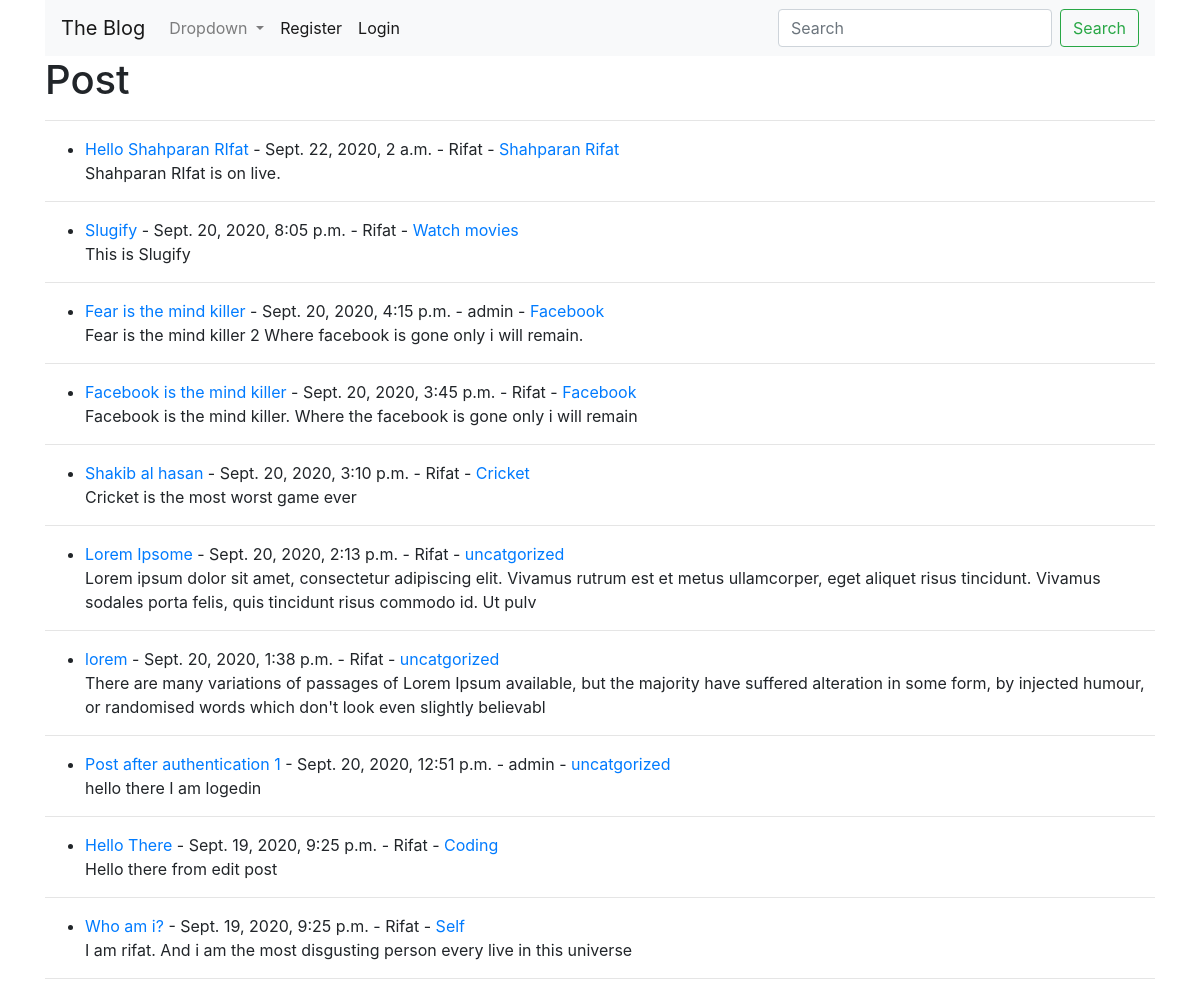
The page / on the database its author committed.
### theblog/models.py (models this page shows, shortened)
class Post(models.Model):
    title = models.CharField(max_length=128)
    author = models.ForeignKey(User, on_delete=models.CASCADE)
    category = models.CharField(max_length=128, default='uncatgorized')
    body = models.TextField()
    date = models.DateTimeField(auto_now_add=True)

### theblog/views.py (the view)
# urls.py: path('',HomeView.as_view(),name='home'),
class HomeView(ListView, CommonData):
    model = Post
    template_name = "theblog/index.html"
    context_object_name = 'blogs'
    ordering = ['-date']

### theblog/views.py (called while the page is built)
    def get_context_data(self,*args,**kwargs):
        cat_menu =Category.objects.all()
        context = super(CommonData,self).get_context_data(*args,**kwargs)
        context["cat_menu"] = cat_menu
        return context

### templates/theblog/index.html (shortened to what this page needs)
{% extends 'base.html' %}
{% block content %}
<h1>Post</h1>
<hr>
    {% for post in blogs %}
        <ul>
            {% if user.is_authenticated and user.id == post.author.id %}
                <li>
                    <a href="{% url 'post_url' post.pk %}" >{{post.title}}</a> - {{post.date}} - {{  post.author }} - <a href="{% url 'category_post_url' post.category %}">{{ post.category}}</a>
                </li>
                {{  post.body|slice:":200"|safe }}
                <a href="{% url 'update_url' post.pk %}" class="btn btn-warning">Edit</a> <a href="{% url 'delete_url' post.pk %}" class="btn btn-danger">Delete</a>
            {% else %}
                <li>
                    <a href="{% url 'post_url' post.pk %}" >{{post.title}}</a> - {{post.date}}  - {{  post.author }} - <a href="{% url 'category_post_url' post.category %}">{{ post.category}}</a>
                </li>
                {{  post.body|slice:":200"|safe }}
            {% endif %}
        </ul>
        <hr>
    {% endfor %}
{% endblock %}

### templates/base.html (shortened to what this page needs)
<!doctype html>
<html lang="en">
  <head>
    <link rel="stylesheet" href="https://stackpath.bootstrapcdn.com/bootstrap/4.5.2/css/bootstrap.min.css">
  </head>
  <body>
    <div class="container">
      {% include 'partials/_navbar.html'%}
      {% block content %}
      {% endblock %}
    </div>
  </body>
</html>

### templates/partials/_navbar.html (shortened to what this page needs)
<nav class="navbar navbar-expand-lg navbar-light bg-light">
    <a class="navbar-brand" href="{% url 'home' %}">The Blog</a>
    <div class="collapse navbar-collapse" id="navbarSupportedContent">
      <ul class="navbar-nav mr-auto">
        {% if user.is_authenticated %}
          <li class="nav-item active">
            <a class="nav-link" href="{% url 'addpost_url' %}">Add Post <span class="sr-only">(current)</span></a>
          </li>
          {% if user.is_staff %}
          <li class="nav-item active">
            <a class="nav-link" href="{% url 'category_url' %}">Add Category <span class="sr-only">(current)</span></a>
          </li>
          {% endif %}
          <li class="nav-item dropdown">
            <a class="nav-link dropdown-toggle" href="#" id="navbarDropdown" role="button" data-toggle="dropdown" aria-haspopup="true" aria-expanded="false">
              Categories
            </a>
              <div class="dropdown-menu" aria-labelledby="navbarDropdown">
                {% for cat in cat_menu %}
                  <a class="dropdown-item" href="{% url 'category_post_url' cat.name %}">{{ cat.name }}</a>
                {% endfor %}
              </div>
          </li>
          <li class="nav-item active">
            <a class="nav-link" href="{% url 'logout' %}">Logout</a>
          </li>
        {% else %}
          <li class="nav-item dropdown">
            <a class="nav-link dropdown-toggle" href="#" id="navbarDropdown" role="button" data-toggle="dropdown" aria-haspopup="true" aria-expanded="false">
              Dropdown
            </a>
          </li>
          <li class="nav-item active">
            <a class="nav-link" href="{% url 'register_url' %}">Register</a>
          </li>
          <li class="nav-item active">
            <a class="nav-link" href="{% url 'login' %}">Login</a>
          </li>
        {% endif %}
      </ul>
      <form class="form-inline my-2 my-lg-0">
        <input class="form-control mr-sm-2" type="search" placeholder="Search" aria-label="Search">
        <button class="btn btn-outline-success my-2 my-sm-0" type="submit">Search</button>
      </form>
    </div>
  </nav>

### rows shown on the page
Post: title "Hello Shahparan RIfat", date "Sept. 22, 2020, 2 a.m.", author "Rifat", category "Shahparan Rifat", body "Shahparan RIfat is on live."
Post: title "Slugify", date "Sept. 20, 2020, 8:05 p.m.", author "Rifat", category "Watch movies", body "This is Slugify"
Post: title "Fear is the mind killer", date "Sept. 20, 2020, 4:15 p.m.", author "admin", category "Facebook", body "Fear is the mind killer 2 Where facebook is gone only i will remain."
Post: title "Facebook is the mind killer", date "Sept. 20, 2020, 3:45 p.m.", author "Rifat", category "Facebook", body "Facebook is the mind killer. Where the facebook is gone only i will remain"
Post: title "Shakib al hasan", date "Sept. 20, 2020, 3:10 p.m.", author "Rifat", category "Cricket", body "Cricket is the most worst game ever"
Post: title "Lorem Ipsome", date "Sept. 20, 2020, 2:13 p.m.", author "Rifat", category "uncatgorized", body "Lorem ipsum dolor sit amet, consectetur adipiscing elit. Vivamus rutrum est et metus ullamcorper, eget aliquet risus tincidunt. Vivamus sodales porta felis, quis tincidunt risus commodo id. Ut pulv"
Post: title "lorem", date "Sept. 20, 2020, 1:38 p.m.", author "Rifat", category "uncatgorized", body "There are many variations of passages of Lorem Ipsum available, but the majority have suffered alteration in some form, by injected humour, or randomised words which don't look even slightly believabl"
Post: title "Post after authentication 1", date "Sept. 20, 2020, 12:51 p.m.", author "admin", category "uncatgorized", body "hello there I am logedin"
Post: title "Hello There", date "Sept. 19, 2020, 9:25 p.m.", author "Rifat", category "Coding", body "Hello there from edit post"
Post: title "Who am i?", date "Sept. 19, 2020, 9:25 p.m.", author "Rifat", category "Self", body "I am rifat. And i am the most disgusting person every live in this universe"
